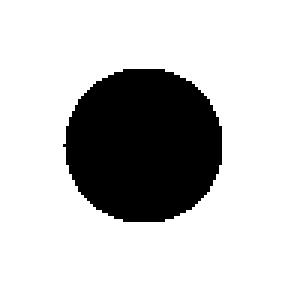
#> input picture 02_Bildvorverarbeitung/img/circle_0.bmp, 100 x 100 px (shown 3 times larger); the run also reads 2 pictures not shown here
$ jupyter execute 00_Kenngroessen.ipynb
#> lines starting #> are read from the running program, lines starting #| are printed output that depends on the picture; after the words box and inside, x2 and y2 are one past the last pixel; in counts of white or black regions, pixels touching at a corner belong together
[cell 1]
import cv2 as cv
from matplotlib import pyplot as plt
import numpy as np

# Grundlegende Kenngrößen eines digitalen Bildes

[cell 2]
img_circle1 = cv.imread('./img/circle_0.bmp', cv.IMREAD_GRAYSCALE)
#> img_circle1: shape (100, 100); 78.5% white; 1 black region, box (x1, y1, x2, y2) and area: (21, 23, 74, 74) 2145
img_circle2 = cv.imread('./img/circle_3.bmp', cv.IMREAD_GRAYSCALE)
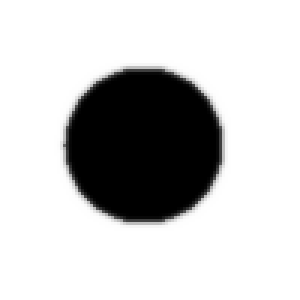
#> input picture 02_Bildvorverarbeitung/img/circle_3.bmp, 100 x 100 px (shown 3 times larger)
#> img_circle2 is the input picture: shape (100, 100); min 0, max 255, mean 200.2
img_circle3 = cv.imread('./img/circle_6.bmp', cv.IMREAD_GRAYSCALE)
img_circle4 = cv.imread('./img/circle_9.bmp', cv.IMREAD_GRAYSCALE)

plt.figure(figsize=(20, 10))
plt.subplot(1, 4, 1)
plt.imshow(img_circle1, cmap='gray')
plt.title('Original')
plt.subplot(1, 4, 2)
plt.imshow(img_circle2, cmap='gray')
plt.title('3x Blur')
plt.subplot(1, 4, 3)
plt.imshow(img_circle3, cmap='gray')
plt.title('6x Blur')
plt.subplot(1, 4, 4)
plt.imshow(img_circle4, cmap='gray')
plt.title('9x Blur')
plt.show()
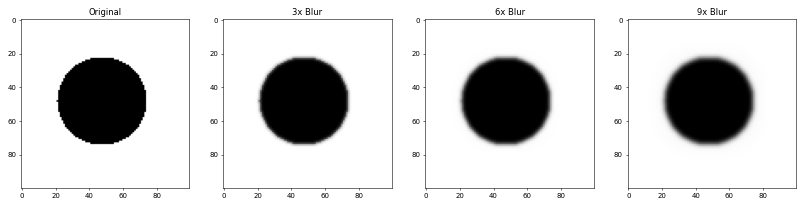
#> figure drawn by matplotlib, 4 panels

## Berechnung des Mittelwerts
→ Die geblurten Bilder haben einer niedrigen Mittelwert, da durch das "Blurring" graue (und somit hellere Pixel entstehen,
die die durchschnittliche Helligkeit verringern

[cell 3]
# Funktion zur Berechnung des Mittelwertes eines Bildes img
def calc_mean(img, useCV=False):
#> called with useCV = False
    if useCV:
        # Nutze Mean-Funktion von OpenCV
        return cv.mean(img)[0]
    else:
        # Größe und Breite des Bildes
        w = len(img[0])
#> w = 100
        h = len(img)
#> h = 100

        summe = 0
        # Summieren der Werte aller Pixel
        for i_width in range(w):
            summe += sum(img[i_width])
#> this loop made 100 passes
#> summe on passes 1 to 12: 25500, 51000, 76500, 102000, 127500, 153000, 178500, 204000, 229500, 255000, 280500, 306000
#> after the loop, summe = 2003025

        # Durchschnitt berechnen
        return summe / (w * h)

[cell 4]
# Berechne Mittelwert für alle Bilder
mean = [calc_mean(img_circle1), calc_mean(img_circle2), calc_mean(img_circle3), calc_mean(img_circle4)]
#> the loop in calc_mean (call 2), `for i_width in range(w):` made 100 passes
#> mean = [200.3, 200.2, 199.9, 199.5]
mean = np.round(mean, 2)
print('Mittelwerte der 4 Bilder:\t', mean)
#| Mittelwerte der 4 Bilder:	 [200.3  200.19 199.92 199.51]
print(
    'Nach OpenCV: \t\t\t',
    np.round([
        calc_mean(img_circle1, True), calc_mean(img_circle2, True),
        calc_mean(img_circle3, True), calc_mean(img_circle4, True)
    ], 2)
)
#| Nach OpenCV: 			 [200.3  200.19 199.92 199.51]

## Berechnung der Varianz

[cell 5]
# Funktion zur Berechnung der Varianz eines Bildes img mit gegebenem Mittelwert mean
def calc_var(img, imgMean, useCV=False):
#> called with imgMean = 200.3, useCV = False
    if useCV:
        # Methode gibt Tupel aus zweidimensionalen Arrays zurück. Erstes Element ist der Mittelwert, zweites die Varianz
        return cv.meanStdDev(img, imgMean)[1][0][0]
    else:
        # Dimensionen des Bildes extrahieren
        w = len(img[0])
#> w = 100
        h = len(img)
#> h = 100

        summe = 0
        # Über alle Pixel iterieren und die gegebene Formel anwenden
        for i_width in range(w):
            for i_height in range(h):
                summe += (img[i_width][i_height] - imgMean) ** 2
#> after the loop, summe = 109560460

        # Wurzel aus Durchschnitt
        return np.sqrt(summe / (w * h))

[cell 6]
# Berechne Varianz für alle Bilder
var = [calc_var(img_circle1, mean[0]), calc_var(img_circle2, mean[1]),
       calc_var(img_circle3, mean[2]), calc_var(img_circle4, mean[3])]
#> var = [104.7, 102.3, 101.3, 100.4]
var = np.round(var, 2)
#> var = [104.7, 102.3, 101.3, 100.5]
print('Varianz der 4 Bilder:\t', var)
#| Varianz der 4 Bilder:	 [104.67 102.34 101.27 100.45]
print(
    'Nach OpenCV: \t\t',
    np.round([
        calc_var(img_circle1, mean[0], True), calc_var(img_circle2, mean[1], True),
        calc_var(img_circle3, mean[2], True), calc_var(img_circle4, mean[3], True)
    ], 2)
)
#| Nach OpenCV: 		 [104.67 102.34 101.27 100.45]
